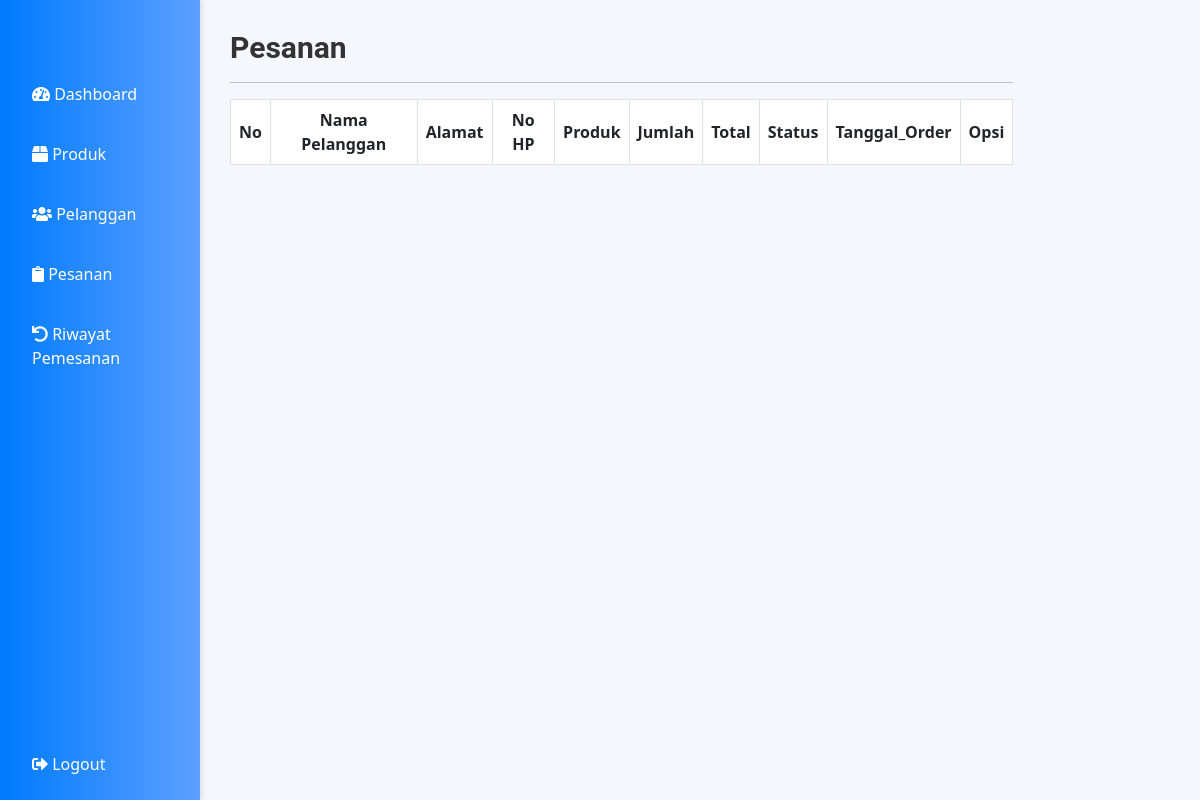
The app's page /admin/pesanan.php (signed in), older data.
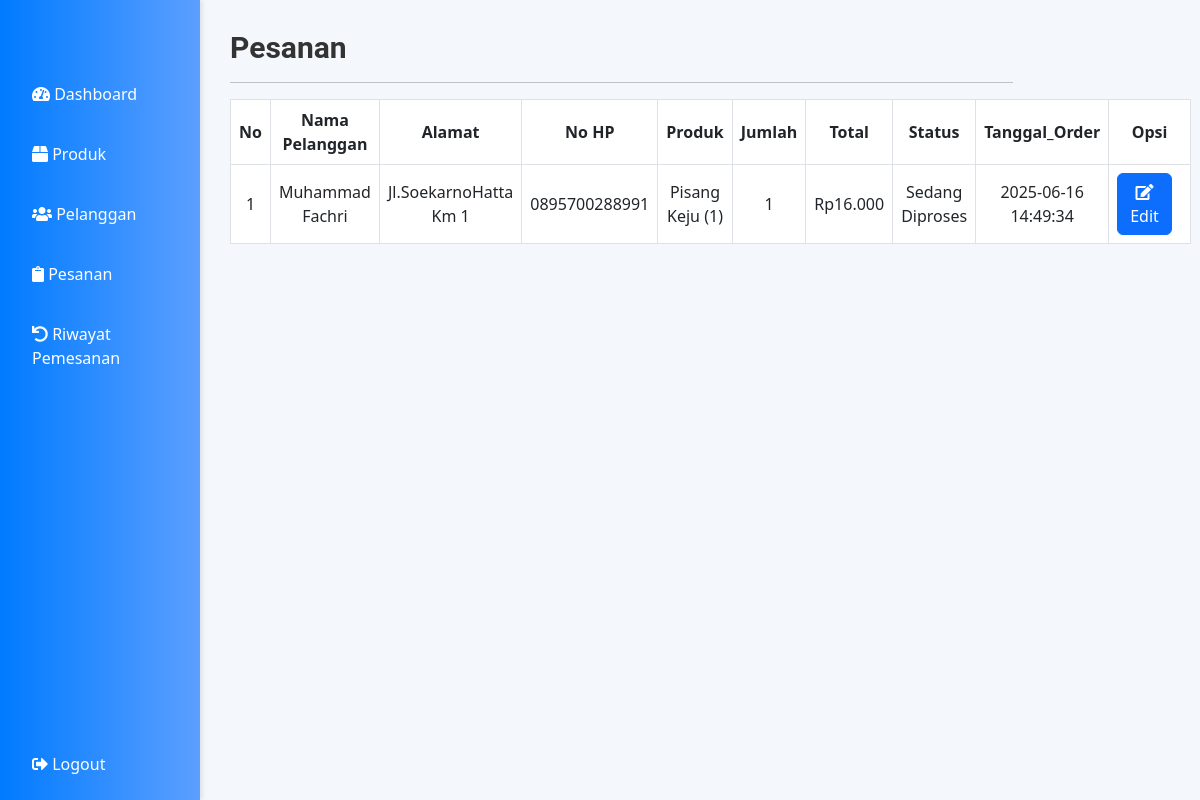
The same page, newer data.
### tables this page shows
CREATE TABLE `orders` (
  `order_id` int(11) NOT NULL,
  `cust_id` int(11) NOT NULL,
  `cust_ip` varchar(225) NOT NULL,
  `total` decimal(6,3) DEFAULT NULL,
  `name` varchar(50) NOT NULL,
  `alamat` varchar(100) NOT NULL,
  `phone` varchar(15) DEFAULT NULL,
  `delivery_type` text NOT NULL,
  `payment` text NOT NULL,
  `status` varchar(20) NOT NULL,
  `tanggal_order` datetime DEFAULT NULL,
  `tanggal_selesai` datetime DEFAULT NULL,
  `aktif` tinyint(1) NOT NULL DEFAULT 0
);

### admin/pesanan.php (the view, shortened to what this page needs)
<?php
include "../koneksi/koneksi.php";
?>
<!DOCTYPE html>
<html lang="en">
<head>
  <link href="https://cdn.jsdelivr.net/npm/bootstrap@5.3.0/dist/css/bootstrap.min.css" rel="stylesheet">
  <link rel="stylesheet" href="https://cdnjs.cloudflare.com/ajax/libs/font-awesome/5.15.3/css/all.min.css">
</head>
<body>
  <div class="sidebar">
    <a href="dashboard.php"><i class="fas fa-tachometer-alt"></i> Dashboard</a>
    <a href="produk.php"><i class="fas fa-box"></i> Produk</a>
    <a href="pelanggan.php"><i class="fas fa-users"></i> Pelanggan</a>
    <a href="pesanan.php"><i class="fas fa-clipboard"></i> Pesanan</a>
    <a href="riwayatpemesanan.php"><i class="fas fa-undo"></i> Riwayat Pemesanan</a>
    <div style="flex-grow: 1;"></div>
    <a href="logout.php"><i class="fas fa-sign-out-alt"></i> Logout</a>
  </div>
  <div class="content">
    <div class="col-sm-9 col-sm-offset-3 col-md-10 col-md-offset-2 main">
      <h2 class="page-header">Pesanan</h2>
      <hr>
      <table id="tabelpesanan" class="table table-bordered table-hover">
        <thead>
          <tr>
            <th>No</th>
            <th>Nama Pelanggan</th>
            <th>Alamat</th>
            <th>No HP</th>
            <th>Produk</th>
            <th>Jumlah</th>
            <th>Total</th>
            <th>Status</th>
            <th>Tanggal_Order</th>
            <th>Opsi</th>
          </tr>
        </thead>
        <?php
        $query = "SELECT
        orders.order_id,
        orders.total,
        orders.name,
        orders.alamat,
        orders.phone,
        orders.status,
        orders.tanggal_order,
        GROUP_CONCAT(items.item_name SEPARATOR ', ') AS produk,
        GROUP_CONCAT(order_items.qty SEPARATOR ', ') AS jumlah
        from orders
        JOIN order_items ON orders.order_id = order_items.order_id
        JOIN items ON order_items.item_id = items.item_id
        WHERE orders.aktif=1
        GROUP BY orders.order_id";
        $result = $conn->query($query);
        $no = 1;
        while ($lihat = $result->fetch(PDO::FETCH_ASSOC)) {
          $total_produk = $lihat['total'];
          $produk = explode(', ', $lihat['produk']);
          $jumlah = explode(', ', $lihat['jumlah']);
        ?>
          <tbody>
            <tr>
              <td><?php echo $no; ?></td>
              <td><?php echo $lihat['name']; ?></td>
              <td><?php echo $lihat['alamat']; ?></td>
              <td><?php echo $lihat['phone']; ?></td>
              <td>
                <?php foreach ($produk as $key => $value) {
                  echo $value . ' (' . $jumlah[$key] . ')<br>';
                } ?>
              </td>
              <td>
                <?php
                $total_jumlah = array_sum($jumlah);
                echo $total_jumlah;
                ?>
              </td>
              <td><?php echo 'Rp' . $total_produk; ?></td>
              <td><?php echo $lihat['status']; ?></td>
              <td><?php echo $lihat['tanggal_order']; ?></td>
              <td>
                <div class="btn-group">
                  <a href="pesanan_edit.php?order_id=<?php echo $lihat['order_id']; ?>" class="btn btn-primary"><i class="fas fa-edit"></i> Edit</a>
                </div>
              </td>
            </tr>
            <?php $no++; ?>
          <?php
        } ?>
          </tbody>
      </table>
    </div>
  </div>
</body>
</html>

Row changes from the older to the newer data that the page shows:
now on this page (row edited): orders: name "Muhammad Fachri", alamat "Jl.SoekarnoHatta Km 1", phone "0895700288991", value "Pisang Keju", key "1", total_jumlah "1", total "16.000", status "Sedang Diproses", tanggal_order "2025-06-16 14:49:34"
